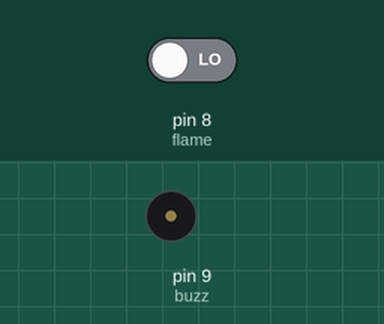
Bench run of a sketch on a simulated Arduino Uno, built with avr-gcc and run on an emulated ATmega328P. Shown: buzzer (waves = sounding, pin HIGH). The inputs (shaded band) are chosen by the test bench; at power-on: pin 8 (flame) LOW.

Above: at 1.2 s.
1.3 s: pin 8 (flame) driven HIGH
At 1.9 s:
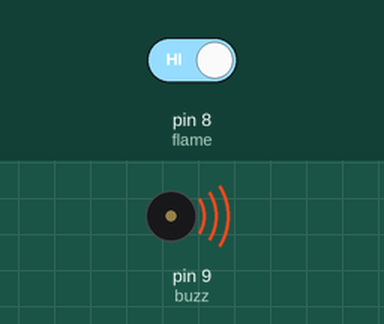
2.8 s: pin 8 (flame) driven LOW
At 4.2 s:
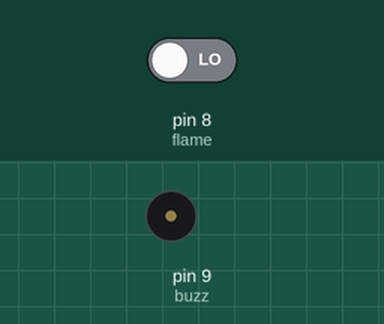
Timing chart, 0 to 5.8 s (numbered marks = the images above; inputs shaded):
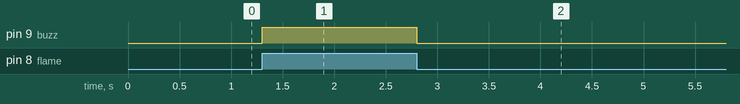

Measured:
- after the input at 1.3 s, pin 9 (buzz): LOW → HIGH at once
- after the input at 2.8 s, pin 9 (buzz): HIGH → LOW at once

The sketch:

BUZZZER_ON_using_FLAME_SENSOR.ino
```cpp
const int flame=8;
const int buzz=9;

void setup()
{
  pinMode(flame,INPUT);
  pinMode(buzz,OUTPUT);
}
void loop()
{
  int flame_sensor=digitalRead(flame);
  if(flame_sensor==HIGH)
  {
    digitalWrite(buzz,HIGH);
  }
  else
  {
    digitalWrite(buzz,LOW);
  }
}
```
